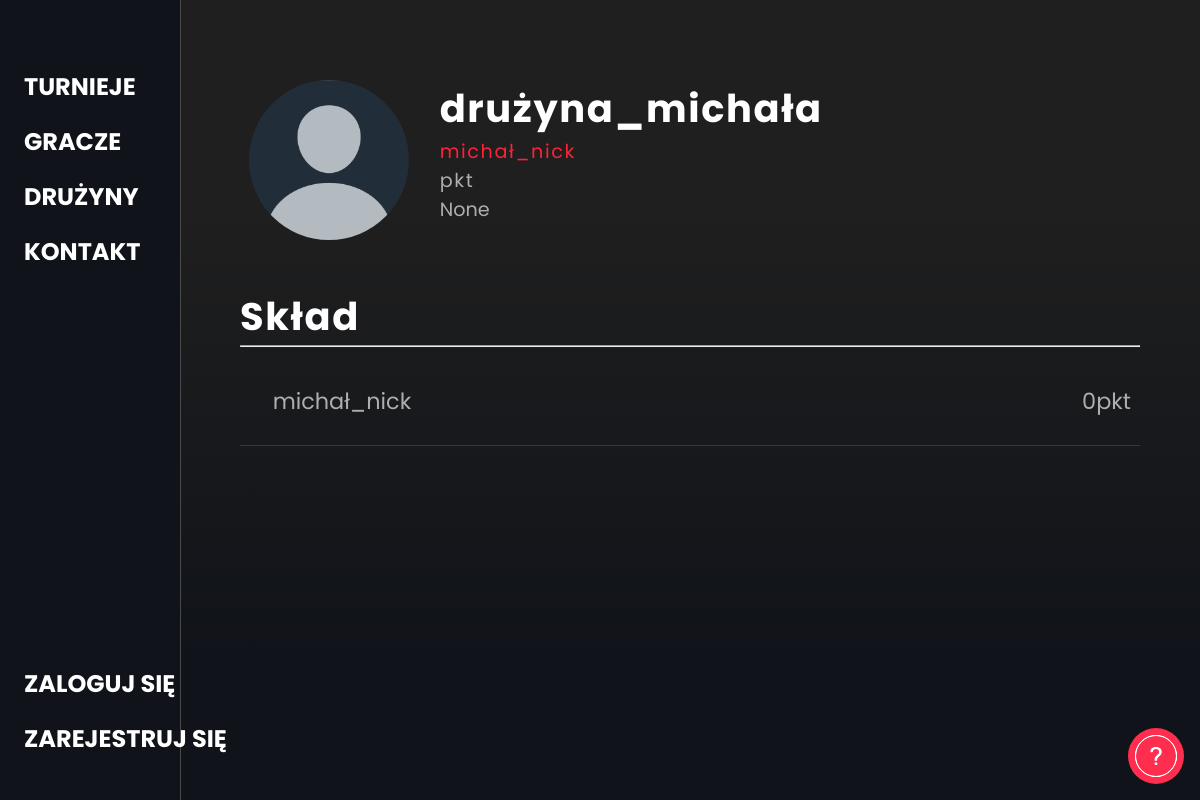
Page /team/drużyna_michała/ on the earlier database version.
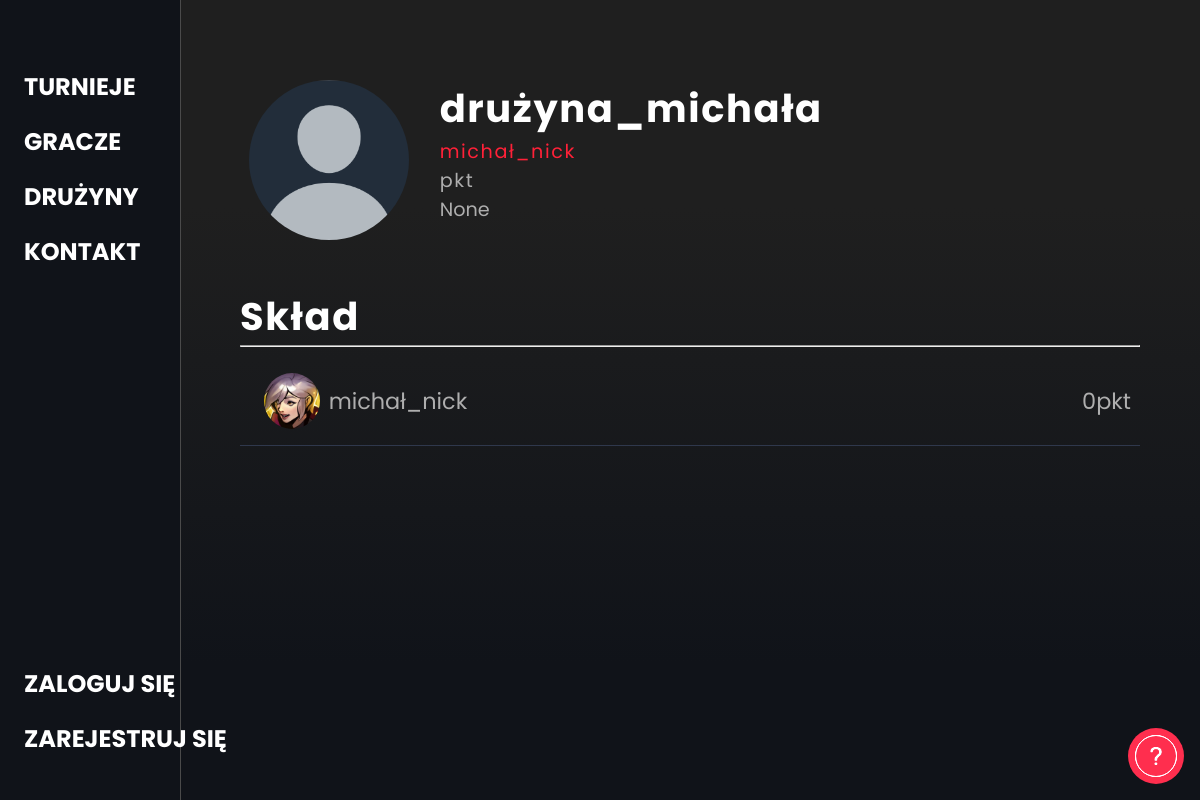
Same page on the later database version.
### backend/models.py (models this page shows, shortened)
class CustomUser(AbstractUser):
    nick = models.CharField(max_length=30, unique=True)
    email = models.EmailField(unique=True)
    data_urodzenia = models.DateField(blank=True, null=True)
    avatar = models.ImageField(blank=True, default="images/1.png")
    opis = models.TextField('Opis', max_length=500, default='', blank=True)
    punkty = models.IntegerField(default=0)

### frontend/views.py (the view, shortened to what this page needs)
# urls.py: path("team/<teamname>/", team_site, name="team_site"),
def team_site(request, teamname):
    team = Team.objects.get(nazwa=teamname)
    users = CustomUser.objects.filter()
    creator_mail = team.creator
    creator = CustomUser.objects.get(email=creator_mail)
    waiting_list = team.waiting_list.all()
    new_users = []
    for user in users:
        nalezy = False
        for team_user in team.add_players.all():
            if user.nick == team_user.nick:
                nalezy = True
        if nalezy == False:
            if team.creator != user.email:
                new_users.append(user)
    template = loader.get_template('frontend/team.html')
    context = {
        "team":team,
        "users": new_users,
        "creator": creator,
        "waiting_list":waiting_list,
    }
    return HttpResponse(template.render(context, request))

### frontend/templatetags/post_tags.py (called while the page is built)
@register.simple_tag(takes_context=True)
def notification(context):
    user = context['user']
    if user.is_authenticated:
        powiadomienia = Powiadomienia.objects.filter(user=user)
        return powiadomienia.count()
    else:
        return "0"

### frontend/templates/frontend/team.html (shortened to what this page needs)
{% extends 'frontend/base.html' %}
{% block content %}
    <div id="container" class="player-detail-container team-detail-container">
        <div id="inner-wrapper" class="playerinner-wrapper teamdetail-inner-wrapper">
            {% if team.zdjecie %}<img src="{{ team.zdjecie.url }}" alt="">{% else %}<img src="https://ionicframework.com/docs/img/demos/avatar.svg" alt="">{% endif %}
            <div id="profile-flex">
                <h1>{{ team.nazwa }}</h1>
                <p class="creatorname"><a class="inline" href="{% url 'player_site' playernick=creator.nick %}">{{ creator.nick }}</a></p>
                <div class="grayed">{{ punkty }}pkt</div>
                <div class="grayed bio">{{ team.opis }}</div>
            </div>
        <div class="profile-menu teammenu"><h1>Skład</h1>
            </div>
        <hr>
        <div class="profile-info">
            <a href="{% url 'player_site' playernick=creator.nick %}"><div class="players-list-div"><li>
                {% if creator.avatar %}<img src="{{ creator.avatar.url }}" alt="">{% else %}<img src="https://ionicframework.com/docs/img/demos/avatar.svg" alt="">{% endif %}
                <div>{{ creator.nick }}</div><img class="crown" src="https://cdn-icons-png.flaticon.com/512/6941/6941697.png" alt=""><div class="float-right">{{creator.punkty}}pkt</div></li></div></a>
        </div>
        <br>
        <br>
        <div id="wybor_graczybc"></div>
    </div>
</div>
{% endblock %}

Differences in the rows shown:
changed CustomUser "michał_nick": avatar: picture added
